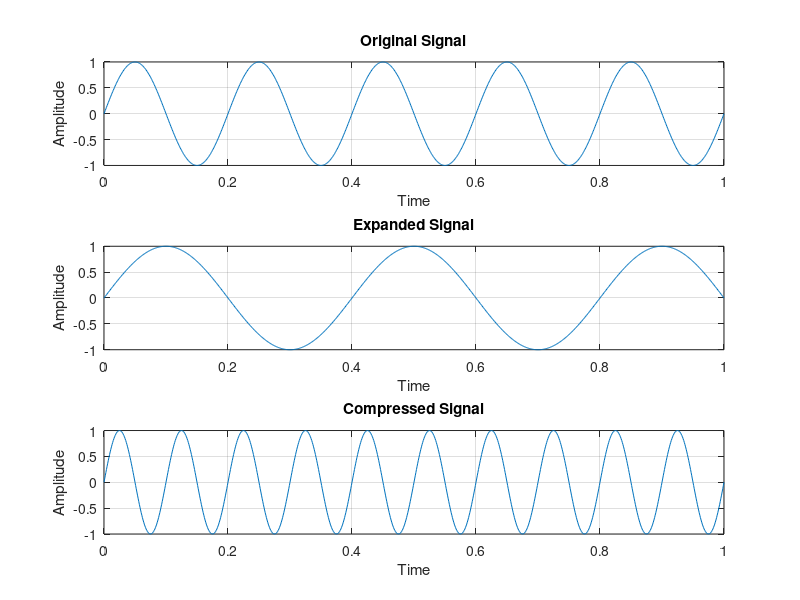

Write MATLAB code to recreate this figure.
% Time scaling of a signal

t = 0:0.001:1;
a = 1;
f = 5;
w = 2*pi*f

x = a*sin(w*t);
subplot(3,1,1);
plot(t,x);
title('Original Signal');
xlabel('Time');
ylabel('Amplitude');
grid on;

x1 = a*sin(w*t/2);
subplot(3,1,2);
plot(t,x1);
title('Expanded Signal');
xlabel('Time');
ylabel('Amplitude');
grid on;

x2 = a*sin(w*2*t);
subplot(3,1,3);
plot(t,x2);
title('Compressed Signal');
xlabel('Time');
ylabel('Amplitude');
grid on;
